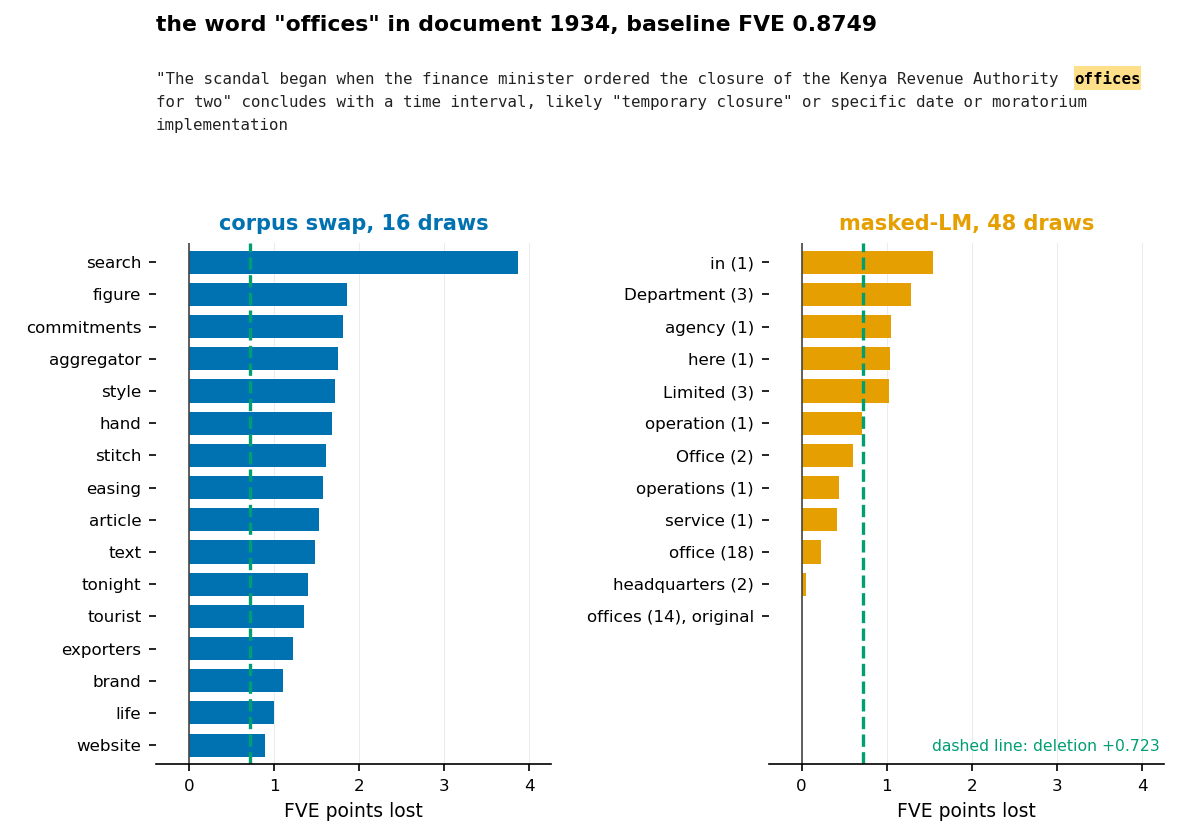

Python code for this plot:
#!/usr/bin/env python3
"""One word, all draws: what one word's ablation looks like, draw by draw.

    python one_word_all_draws.py

One word of document 1934 with its sixteen corpus-swap draws, its masked-LM
draws and its single deletion. Prints the report, writes the same text to
one_word_all_draws.md, the figure to ../results/one_word_all_draws.png and a
copy beside the text. No GPU.
"""
from __future__ import annotations

import argparse
import sys
from collections import defaultdict
from pathlib import Path

import numpy as np

sys.path.insert(0, str(Path(__file__).resolve().parent))
import _common as K  # noqa: E402
import figstyle  # noqa: E402

DOC = 1934
WANT = ("NOUN", "PROPN")
SWAP_RUN = 5
MLM_RUN = 3


def pick(conn, want):
    """The span of one of `want` classes with the largest mean swap effect."""
    pos = K.span_pos(conn, DOC)
    rows = K.singles(conn, SWAP_RUN, K.SWAP, doc_id=DOC)
    per = defaultdict(list)
    for r in rows:
        per[int(r["span_id"])].append(float(r["effect"]))
    cand = [(s, float(np.mean(v))) for s, v in per.items()
            if s in pos and pos[s][0] in want]
    span_id, mean = max(cand, key=lambda t: t[1])
    return span_id, mean, pos[span_id], cand


def mlm_unique(rows, original):
    """Deduplicated masked-LM draws: (substitute, n, effect, identical)."""
    by = defaultdict(list)
    for r in rows:
        by[r["substitute"]].append(r)
    out = []
    for w, rs in by.items():
        e = float(np.mean([r["effect"] for r in rs]))
        out.append((w, len(rs), e, w.strip().lower() == original.strip().lower()))
    return sorted(out, key=lambda t: -t[2])


def bars(ax, labels, values, colours, deletion, xlim):
    y = np.arange(len(values))
    ax.barh(y, values, color=colours, height=0.72, edgecolor="none")
    ax.set_yticks(y)
    ax.set_yticklabels(labels)
    ax.invert_yaxis()
    ax.axvline(0.0, color="#444444", lw=0.8)
    ax.axvline(deletion, color=K.C_DEL, lw=1.6, ls="--")
    ax.set_xlim(*xlim)
    ax.set_xlabel("FVE points lost")
    ax.spines["left"].set_visible(False)


def main():
    ap = argparse.ArgumentParser(description=__doc__)
    ap.add_argument("--db", default=str(K.DB_DEFAULT))
    args = ap.parse_args()
    figstyle.apply()

    conn = K.connect(args.db)
    text = K.doc_text(conn, DOC)
    base = K.baseline(conn, SWAP_RUN, DOC)
    span_id, mean, (p, word, a, b), cand = pick(conn, WANT)
    s0, s1 = K.sentence_bounds(text, a, b)
    sent, hl = text[s0:s1], (a - s0, b - s0)
    swap = sorted(K.singles(conn, SWAP_RUN, K.SWAP, span_id=span_id),
                  key=lambda r: -r["effect"])
    mlm = K.singles(conn, MLM_RUN, K.MLM, span_id=span_id)
    mlmu = mlm_unique(mlm, word)
    deletion = float(K.singles(conn, SWAP_RUN, K.DELETION, span_id=span_id)[0]["effect"])
    ident = sum(n for _, n, _, i in mlmu if i)

    # ------------------------------------------------------------------ text
    K.tee_to(K.HERE / "one_word_all_draws.md")
    print("# One word, all draws")
    print()
    print(f"One ablated word, every draw of it. Document {DOC}, baseline FVE "
          f"{base:.4f}. Effect is FVE points")
    print("lost, -100 x (fve - base_fve), so a positive number means the "
          "reconstruction got worse.")
    print(f"The harness floor is {K.FLOOR} points.")
    print()
    print(f"The word is {word!r} ({p}), the {' or '.join(WANT)} span of the "
          f"document with the largest mean")
    print(f"swap effect out of {len(cand)}. Its sentence, the word in capitals "
          f"between double angle brackets:")
    print()
    i, j = hl
    print(K.wrap_md(sent[:i] + "<<" + sent[i:j].upper() + ">>" + sent[j:], 92,
                    indent="    "))
    print()
    print(f"Mean swap effect {mean:+.3f}, deletion {deletion:+.3f}, masked-LM "
          f"mean over all {len(mlm)} draws")
    print(f"{np.mean([r['effect'] for r in mlm]):+.3f} FVE points.")
    print()
    print(f"Corpus swap, {len(swap)} draws from other documents matched on "
          f"part of speech, token count")
    print("and space parity:")
    print()
    print(K.md_table(["substitute", "effect"],
                     [[r["substitute"], f"{r['effect']:+.3f}"] for r in swap],
                     ["l", "r"]))
    print()
    print(f"Masked-LM marginalisation, {len(mlm)} draws over six candidate "
          f"depths, deduplicated by")
    print(f"substitute. {ident} of the {len(mlm)} draws put the original word "
          f"back.")
    print()
    print(K.md_table(["substitute", "draws", "effect", "note"],
                     [[w, n, f"{e:+.3f}", "original word" if idn else ""]
                      for w, n, e, idn in mlmu], ["l", "r", "r", "l"]))
    print()
    print(f"Deletion, one variant: {deletion:+.3f} FVE points.")
    print()

    # ---------------------------------------------------------------- figure
    import matplotlib.pyplot as plt

    vals = [0.0, deletion] + [r["effect"] for r in swap] + [e for _, _, e, _ in mlmu]
    lo, hi = min(vals), max(vals)
    pad = 0.10 * (hi - lo)
    xlim = (lo - pad, hi + pad)
    n_bar = max(len(swap), len(mlmu))

    fig = plt.figure(figsize=(8.0, 5.6))
    gs = fig.add_gridspec(2, 2, height_ratios=[0.7, 3.2], hspace=0.30,
                          wspace=0.55, left=0.13, right=0.97, top=0.96,
                          bottom=0.09)
    axt = fig.add_subplot(gs[0, :])
    axt.axis("off")
    axt.text(0.0, 1.02, f"the word \"{word}\" in document {DOC}, baseline "
                        f"FVE {base:.4f}",
             transform=axt.transAxes, fontsize=10.5, fontweight="bold",
             va="baseline")
    K.draw_mono_block(axt, sent, 104, 7.6, highlight=hl, top=0.72)

    ax1 = fig.add_subplot(gs[1, 0])
    bars(ax1, [r["substitute"] for r in swap], [r["effect"] for r in swap],
         [K.C_SWAP] * len(swap), deletion, xlim)
    ax1.set_title(f"corpus swap, {len(swap)} draws", color=K.C_SWAP, pad=6)
    ax1.set_ylim(n_bar - 0.4, -0.6)

    ax2 = fig.add_subplot(gs[1, 1])
    bars(ax2, [f"{w} ({n})" + (", original" if idn else "")
               for w, n, _, idn in mlmu],
         [e for _, _, e, _ in mlmu],
         [K.C_GREY if idn else K.C_MLM for _, _, _, idn in mlmu],
         deletion, xlim)
    ax2.set_title(f"masked-LM, {len(mlm)} draws", color=K.C_MLM, pad=6)
    ax2.set_ylim(n_bar - 0.4, -0.6)
    ax2.text(0.99, 0.02, f"dashed line: deletion {deletion:+.3f}",
             transform=ax2.transAxes, ha="right", va="bottom", fontsize=7.5,
             color=K.C_DEL)

    figstyle.save(fig, K.RESULTS / "one_word_all_draws.png", copies=[K.HERE])
    print("Figure: ../results/one_word_all_draws.png, copied here. Left the corpus-swap "
          "draws, right the masked-LM")
    print("draws deduplicated by substitute with the draw count in the label, "
          "grey where the draw put the")
    print("original word back. The dashed line on both panels is the word's "
          "single deletion.")
    K.untee()
    conn.close()


if __name__ == "__main__":
    main()
